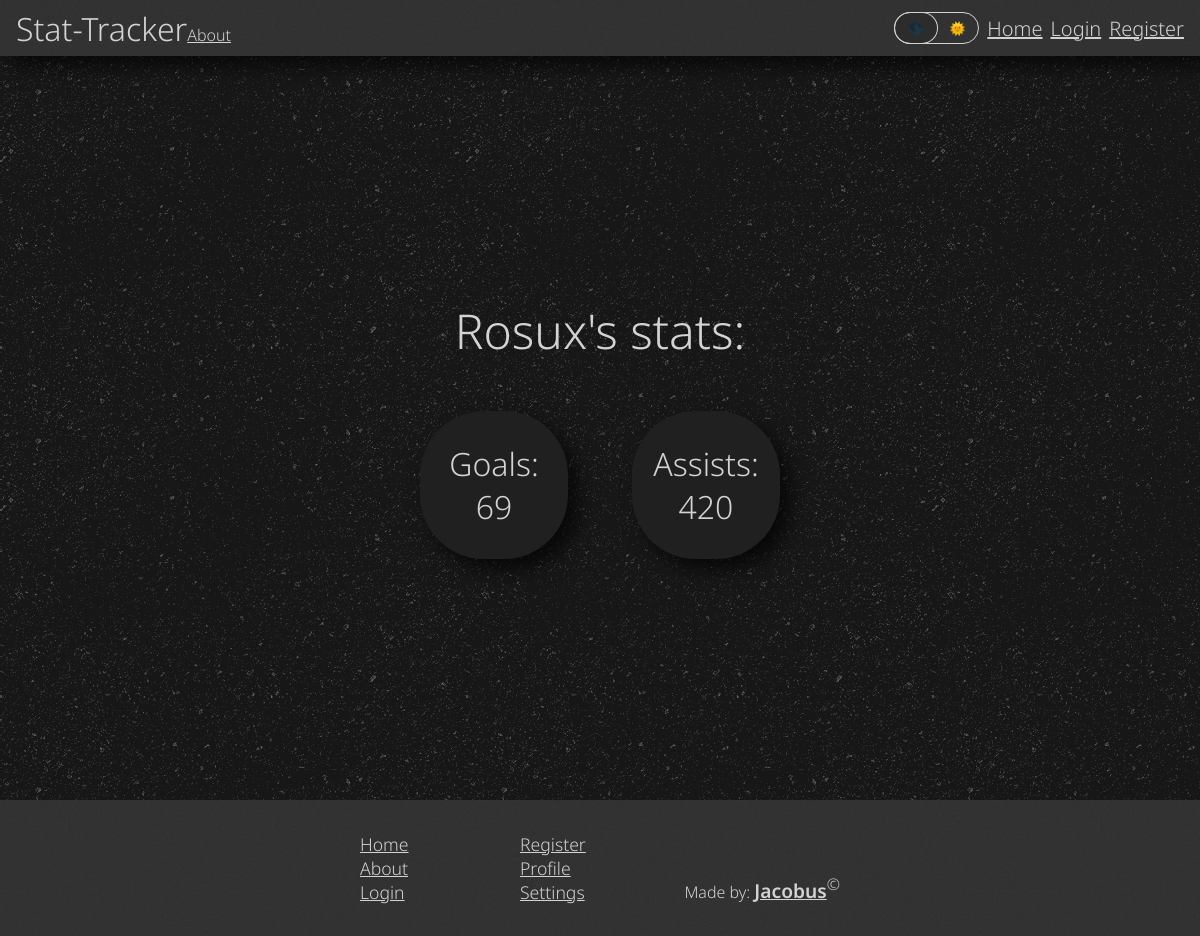
The app's page /pages/profile.php?user=32, older data.
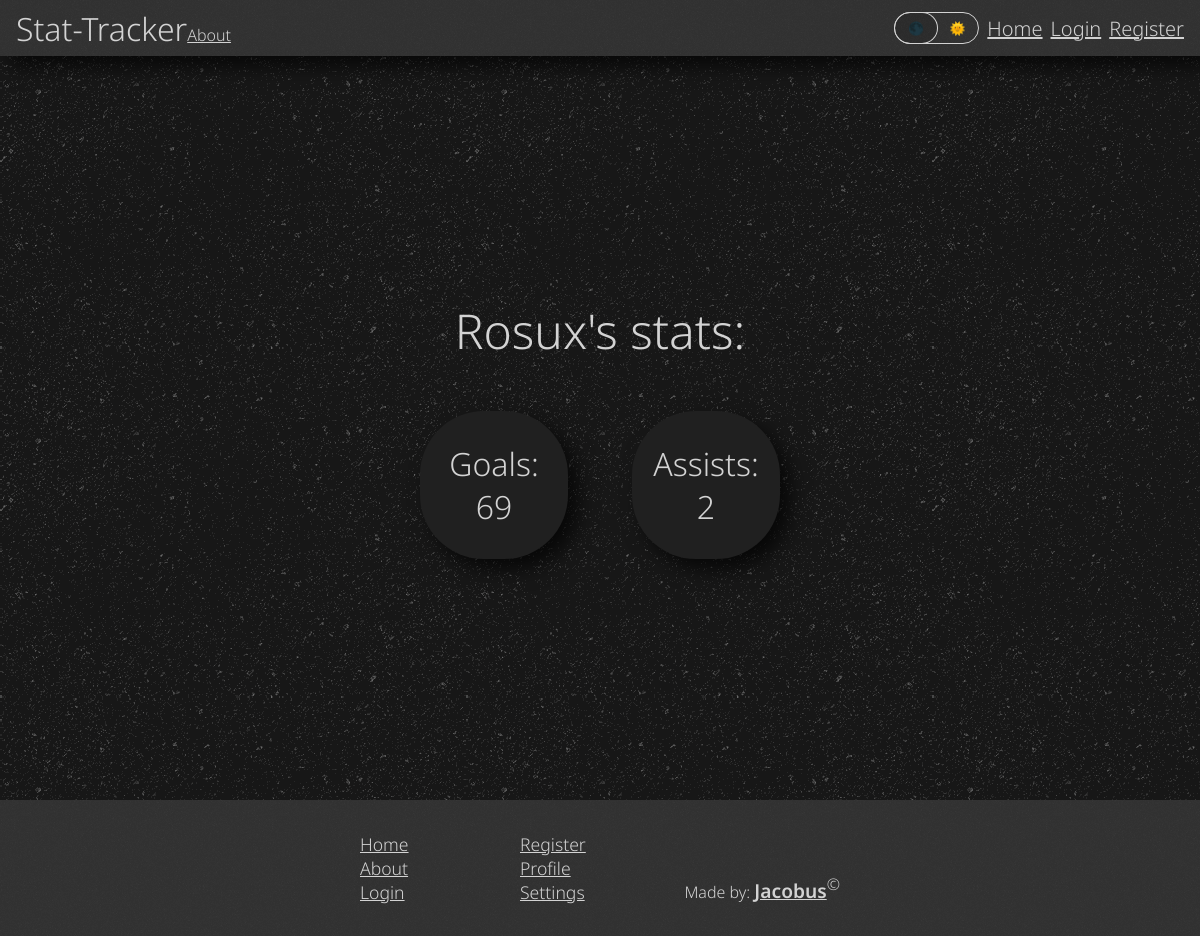
The same page, newer data.
### tables this page shows
CREATE TABLE `users` (
  `id` int(11) NOT NULL,
  `name` varchar(40) NOT NULL,
  `email` varchar(255) NOT NULL,
  `password` varchar(255) NOT NULL,
  `goals` int(32) NOT NULL DEFAULT 0,
  `assists` int(32) NOT NULL DEFAULT 0,
  `login_token` varchar(255) DEFAULT NULL,
  `admin` int(11) NOT NULL DEFAULT 0
);

### php/user.php (called while the page is built, shortened)
<?php
class User{
    public function checkLoggedIn() {
        if(isset($_SESSION["id"])) {
            return 0;
        } else {
            return 1;
        }
    }
}
?>

### php/user_profile.php (called while the page is built, shortened)
<?php
class Profile {
    private $conn;
    public function __construct($id) {
        $this->conn = $conn;
        try{
            $this->setUserData($id);
        }catch(Exception $e){
            return $e->getMessage();
        }
    }
    private function setUserData($id) {
        $stmt = $this->conn->prepare("SELECT * FROM users WHERE id=?");
        $result = $stmt->execute([$id]);
        $stmt->execute([$id]);
        $data = $stmt->fetchAll(PDO::FETCH_ASSOC);
        $this->name = $data[0]["name"];
        $this->goals = $data[0]["goals"];
        $this->assists = $data[0]["assists"];
    }
}
?>

### pages/profile.php (the view, shortened to what this page needs)
<?php
    require_once "../php/user_profile.php";
    require_once "../php/user.php";
    $user = new User();
    if(isset($_GET["user"])){
        $profile = new Profile($_GET["user"]);
    }
?>
<!DOCTYPE html>
<html lang="en">
<head>
    <link rel="stylesheet" href="../styles/main.css">
    <link rel="stylesheet" href="../styles/stats.css">
    <link rel="stylesheet" href="../styles/profile.css">
</head>
<body>
    <?php require_once("header.php"); ?>
    <?php if(isset($profile) && !$profile){?>
        <div class="center">
            <p>User Profile Not Found</p>
            <a href="profile.php?user=<?php echo $user->id ?>" class="button">Click here to get back to your profile</a>
        </div>
    <?php }else{ ?>
        <div class="center">
            <p><?php
                if(isset($profile)){
                    print($profile->name);
                }else{
                    print($user->name);
                }
            ?>'s stats:</p>
            <div class="stat-wrapper">
                <div class="stat-card shadow" data-tilt data-tilt-glare data-tilt-max-glare="0.1">
                    <p class="stat-card-counter-text">Goals:</p>
                    <p class="stat-card-counter-number"><?php
                        if(isset($profile)){
                            print($profile->goals);
                        }else{
                            print($user->goals);
                        }
                    ?></p>
                </div>
                <div class="stat-card shadow" data-tilt data-tilt-glare data-tilt-max-glare="0.1">
                    <p class="stat-card-counter-text">Assists:</p>
                    <p class="stat-card-counter-number"><?php
                        if(isset($profile)){
                            print($profile->assists);
                        }else{
                            print($user->assists);
                        }
                    ?></p>
                </div>
            </div>
        </div>
    <?php } ?>
    <?php require_once("footer.php"); ?>
</body>
</html>

### pages/header.php (shortened to what this page needs)
<div class="header shadow noise-texture">
    <p>Stat-Tracker<a href="index.php">About</a></p>
    <div class="header-links">
        <a style="text-decoration: none;font-size:0.8rem;">
            <div class="button-switch">
                <label for="darkmode"><p>&#127761;</p><p>&#127774;</p></label>
            </div>
        </a>
        <a href="home.php">Home</a>
        <?php
            if(isset($user) && $user->checkLoggedIn() == 0){
                echo '
                    <a href="logout.php">Logout</a>
                    <a href="settings.php">Settings</a>
                    <a href="profile.php?user=' . $user->id . '">Profile</a>
                ';
            }else{
                echo '
                    <a href="login.php">Login</a>
                    <a href="register.php">Register</a>
                ';
            }
        ?>
    </div>
</div>

### pages/footer.php
<div class="footer-wrapper noise-texture">
    <div class="footer">
        <div class="links">
            <a href="home.php">Home</a>
            <a href="index.php">About</a>
            <a href="login.php">Login</a>
        </div>
        <div class="links">
            <a href="register.php">Register</a>
            <a href="profile.php">Profile</a>
            <a href="settings.php">Settings</a>
        </div>
        <div class="credits"><p>Made by: <a href="https://github.com/Rosux" target="_blank">Jacobus</a><p class="small-copyright">©</p></p></div>
    </div>
</div>

### styles/main.css (style rules this page uses)
:root { --header-color: hsl(0, 0%, 20%); --text-color: hsl(0, 0%, 83%); --background-color: hsl(0, 0%, 9%); --accent-color-1: hsl(0, 0%, 13%); --accent-color-2: hsl(0, 0%, 19%); --font: 'Noto Sans', sans-serif; --background-ashpalt-texture: url("../images/asfalt-dark.png"); }
body, html { min-height: 100vh; padding: 0; margin: 0; color: var(--text-color); background-color: var(--background-color); font-family: var(--font); font-weight: 300; display: flex; flex-direction: column; background-image: var(--background-ashpalt-texture); }
body { padding-top: 3.5rem; }
p, a, h1, h2, h3, h4, h5, h6, ul { padding: 0; margin: 0; text-decoration: none; color: inherit; }
a { text-decoration: underline; }
* { box-sizing: border-box; }
.center { display: flex; flex-direction: column; align-items: center; justify-content: center; margin-bottom: 5rem; }
.shadow { box-shadow: 10px 10px 20px 0px rgba(0, 0, 0, 0.7); }
.noise-texture { isolation: isolate; }
.noise-texture::after { content: ""; position: absolute; height: 100%; width: 100%; background-image: url("../images/noise.png"); background-repeat: repeat; opacity: .04; z-index: -1; top: 0; left: 0; }
.small-copyright { line-height: 2.35; }
.header { width: 100%; height: 3.5rem; display: flex; flex-direction: row; align-items: center; justify-content: space-between; background-color: var(--header-color); padding: 0; position: fixed; top: 0; left: 0; z-index: 999; }
.header > p { font-size: 2rem; padding: .25rem 1rem; user-select: none; }
.header > p > a { font-size: 1rem; user-select: all; }
.header > .header-links { padding: 0 1rem 0 0; width: fit-content; height: 100%; display: flex; flex-direction: row; align-items: center; justify-content: flex-end; }
.header > .header-links > a { font-size: 1.25rem; }
.header > .header-links > a:not(:last-child) { padding-right: .5rem; }
.footer-wrapper { background-color: var(--header-color); width: 100%; height: fit-content; padding: 2rem 0; display: flex; align-items: center; justify-content: center; margin-top: auto; position: relative; }
.footer { width: 40%; height: fit-content; display: grid; grid-template-columns: 1fr 1fr 1fr; grid-template-rows: 1fr; }
.footer > * { height: 100%; }
.footer > .links { display: flex; flex-direction: column; align-items: left; justify-content: flex-start; }
.footer > .links > a { width: fit-content; font-size: 1.1em; }
.footer > .credits { display: flex; align-items: flex-end; justify-content: flex-end; }
.footer > .credits > p > a { font-weight: 600; font-size: 1.2em; }
.button-switch { width: fit-content; height: fit-content; user-select: none; }
.button-switch > label { cursor: pointer; display: grid; grid-template-columns: repeat(2, minmax(0, 1fr)); grid-template-rows: 1fr; border: solid 1px var(--text-color); border-radius: 10em; position: relative; min-width: max-content; }
.button-switch > label::after { display: block; position: absolute; content: ""; width: 50%; height: 100%; border-radius: 10em; box-shadow: 0 0 0 1px var(--text-color); transition: all .4s cubic-bezier(.86,0,.07,1); background-color: #00000020; }
.button-switch > label > p { font-size: inherit; color: inherit; padding: .5em 1em; text-align: center; }

### styles/stats.css (style rules this page uses)
.stat-wrapper { width: 40%; height: fit-content; display: grid; grid-template-columns: repeat(2, 1fr); grid-template-rows: repeat(2, fit-content()); column-gap: 4rem; }
.stat-card { width: 100%; aspect-ratio: 1/1; background-color: var(--accent-color-1); border-radius: 4em; font-size: 1rem; display: grid; grid-template-rows: 1fr 1fr; }
.stat-card-counter-text, .stat-card-counter-number { justify-self: center; font-size: 3em; }
.stat-card-counter-text { align-self: flex-end; }
.stat-card-counter-number { align-self: flex-start; }

### styles/profile.css (style rules this page uses)
.center { min-height: calc(100vh - 3.5rem); padding: 0; margin: 0; }
.center > p { font-size: 3rem; margin-bottom: 3rem; }
.center > .stat-wrapper { width: 30%; }
.center > .stat-wrapper > .stat-card > p { font-size: 2rem; }

Row changes from the older to the newer data that the page shows:
changed users "Rosux": assists "420" → "2"
